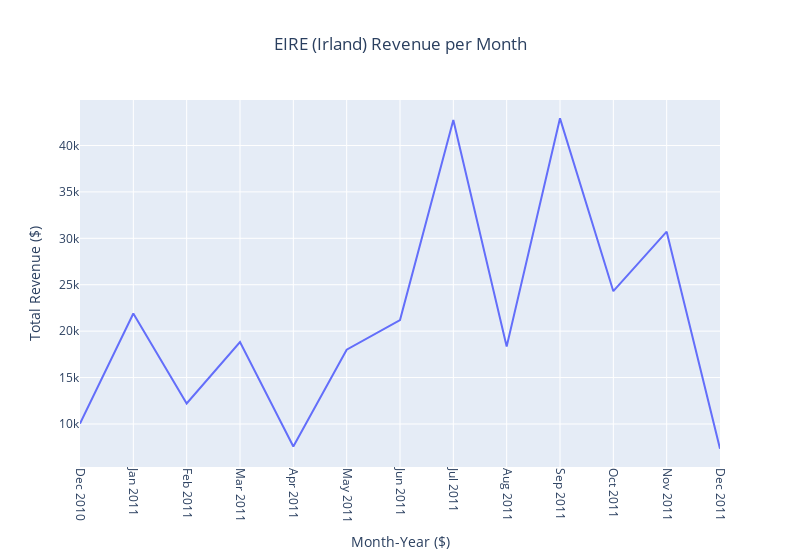

The cell this chart's notebook holds for it:
### Code cell
# Membuat grafik total revenue per bulan di negara EIRE
fig = px.line(eire,
              x = eire['YearMonth'].dt.strftime('%b %Y'),
              y = 'Total Revenue ($)',
              title = 'EIRE (Irland) Revenue per Month')
fig.update_xaxes(tickangle = 90)
fig.update_layout(xaxis_title = 'Month-Year ($)', title_x = 0.5,width=800)
fig.show()

### Figure 1 — Plotly figure (JSON) as saved in the notebook; plotly's stock layout.template omitted (floating-point values rounded to 4 significant figures)
{"data": [{"hovertemplate": "x=%{x}<br>Total Revenue ($)=%{y}<extra></extra>", "legendgroup": "", "line": {"color": "#636efa", "dash": "solid"}, "marker": {"symbol": "circle"}, "mode": "lines", "name": "", "orientation": "v", "showlegend": false, "type": "scatter", "x": ["Dec 2010", "Jan 2011", "Feb 2011", "Mar 2011", "Apr 2011", "May 2011", "Jun 2011", "Jul 2011", "Aug 2011", "Sep 2011", "Oct 2011", "Nov 2011", "Dec 2011"], "xaxis": "x", "y": [10030.0, 21900.0, 12200.0, 18820.0, 7570.0, 18000.0, 21190.0, 42740.0, 18340.0, 42920.0, 24300.0, 30710.0, 7341.0], "yaxis": "y"}], "layout": {"legend": {"tracegroupgap": 0}, "title": {"text": "EIRE (Irland) Revenue per Month", "x": 0.5}, "width": 800, "xaxis": {"anchor": "y", "domain": [0, 1], "tickangle": 90, "title": {"text": "Month-Year ($)"}}, "yaxis": {"anchor": "x", "domain": [0, 1], "title": {"text": "Total Revenue ($)"}}}}
